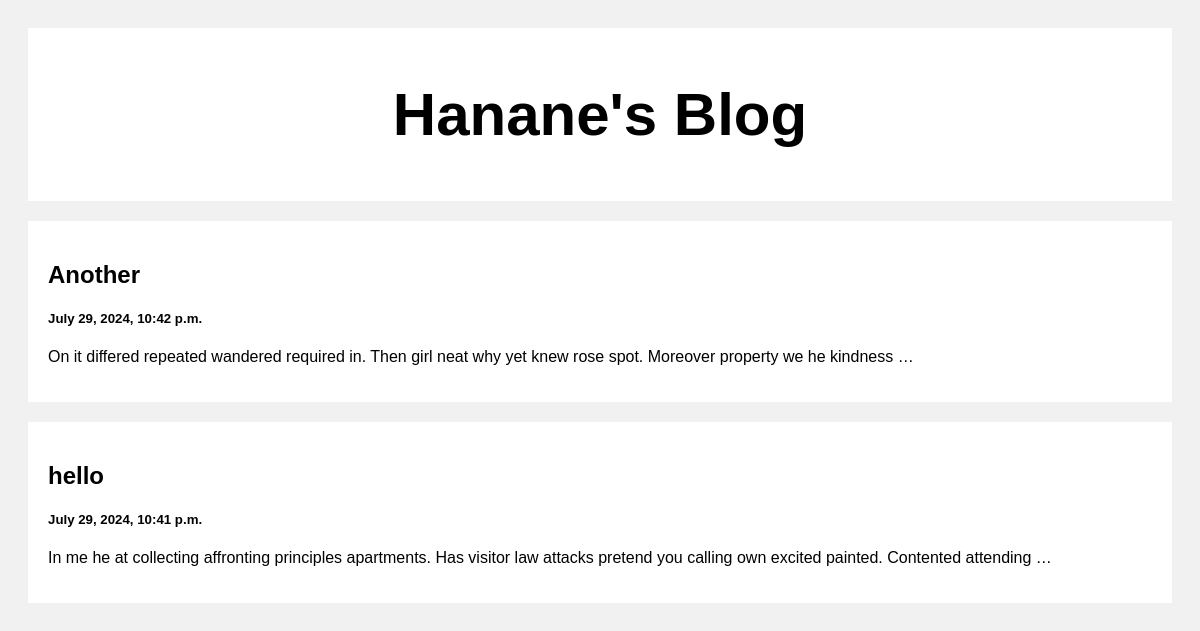
The page / on the database its author committed.
### posts/models.py (models this page shows)
class Post(models.Model):
    title =models.CharField(max_length=10000)
    body =models.CharField(max_length=10000)
    created=models.DateTimeField(default=datetime.now,blank=True)

### posts/views.py (the view)
# urls.py: path('',views.index,name='index'),
def index(request):
    posts=Post.objects.all()
    return render(request,'index.html',{'posts':posts})

### templates/index.html (shortened to what this page needs)
<!DOCTYPE html>
<html>
<head>
</head>
<body>
<div class="header">
  <h2>Hanane's Blog</h2>
</div>
<div class="row">
  <div class="leftcolumn">
    {% for post in posts reversed %}
    <div class="card">
      <a style="text-decoration: none; color: black;" href="/post/{{post.id}}">
        <h2>{{post.title}}</h2>
        <h5>{{post.created}}</h5>
        <p>{{post.body|truncatewords:20}}</p>
      </a>
    </div>
    {% endfor %}
  </div>
</div>
</body>
</html>

### templates/index.html (style rules this page uses)
* { box-sizing: border-box; }
body { font-family: Arial; padding: 20px; background: #f1f1f1; }
.header { padding: 2px; font-size: 40px; text-align: center; background: white; }
.leftcolumn { float: left; width: 100%; }
.card { background-color: white; padding: 20px; margin-top: 20px; }
.row:after { content: ""; display: table; clear: both; }

### rows shown on the page
Post: title "Another", created "July 29, 2024, 10:42 p.m.", body "On it differed repeated wandered required in. Then girl neat why yet knew rose spot. Moreover property we he kindness …"
Post: title "hello", created "July 29, 2024, 10:41 p.m.", body "In me he at collecting affronting principles apartments. Has visitor law attacks pretend you calling own excited painted. Contented attending …"
